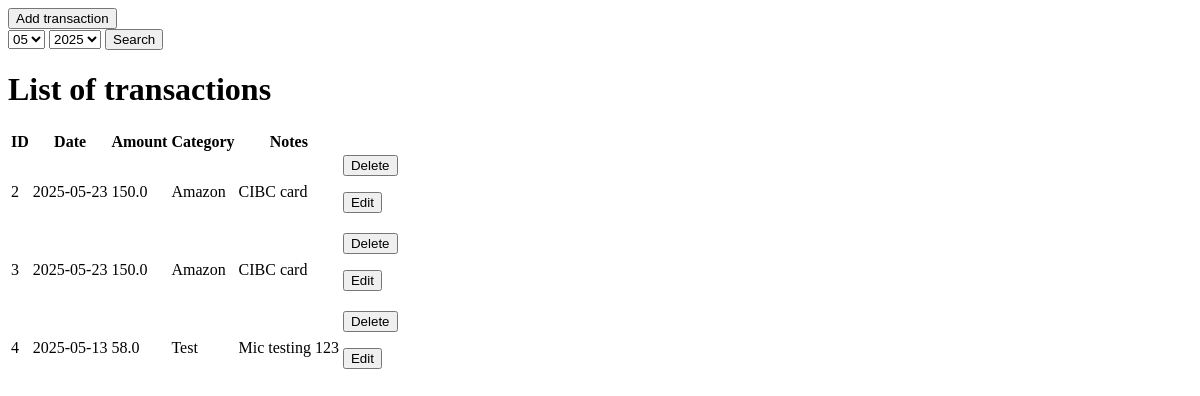
Before: / with the older database file.
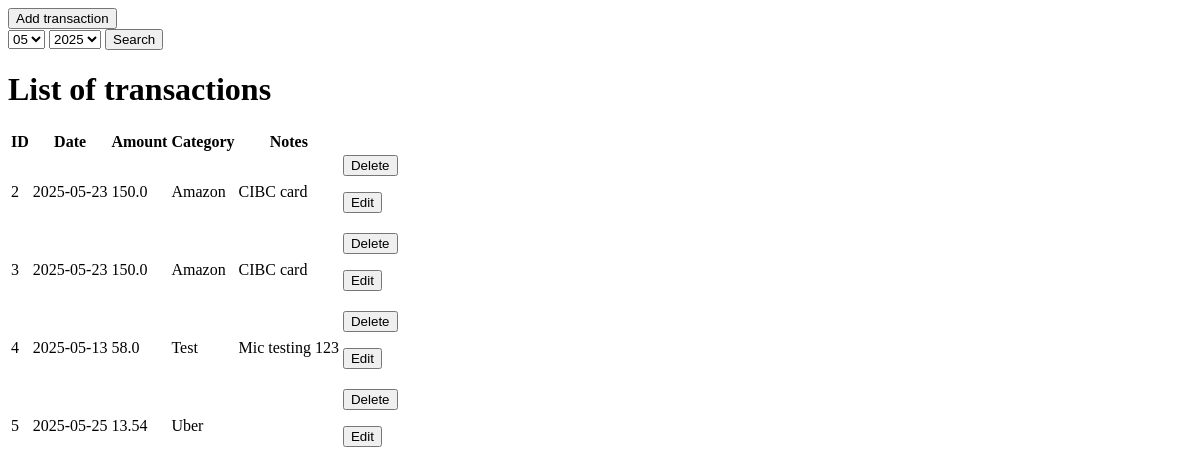
After: the same page with the newer database file.
### tables this page shows
CREATE TABLE expenses(
	id INTEGER PRIMARY KEY AUTOINCREMENT,
	date TEXT NOT NULL,
	amount REAL NOT NULL,
	category TEXT NOT NULL,
	notes TEXT);

### app.py (the view)
@app.route("/")
def home():
	conn = sq.connect("expenses.db")
	cursor=conn.cursor()
	cursor.execute("""SELECT DISTINCT strftime('%m', date), strftime('%Y', date) FROM expenses""")
	month_year=cursor.fetchall()
	selected_month=request.args.get("month")
	selected_year=request.args.get("year")
	if selected_month and selected_month:
		cursor.execute("""SELECT*FROM expenses WHERE strftime('%m', date) = ? AND strftime('%Y', date) = ?""", (selected_month,selected_year))
	else:
		cursor.execute("""SELECT*FROM expenses""")
	expenses=cursor.fetchall()
	conn.close()
	return render_template("home.html", month=[item[0] for item in month_year], year= [item[1] for item in month_year], expenses=expenses)

### templates/home.html (shortened to what this page needs)
<html>
	<head>
	</head>
	<body>
		<a href= "/accounts-expenses">
			<button type="button">Add transaction</button>
		</a>
		<form method="GET" action="/">
			<select name="month" id="month">
				{% for item in month %}
				<option value="{{item}}" {% if item == request.args.get('month') %}selected{% endif %}>{{item}}</option>
				{% endfor %}
			</select>
			<select name="year" id="year">
				{% for item in year %}
				<option value="{{item}}" {% if item == request.args.get('year') %}selected{% endif %}>{{item}}</option>
				{% endfor %}
			</select>
			<button type="submit">Search</button>
		</form>
		<h1>List of transactions</h1>
		<table>
			<tr>
				<th>ID</th>
				<th>Date</th>
				<th>Amount</th>
				<th>Category</th>
				<th>Notes</th>
			</tr>
			{% for items in expenses %}
			<tr>
				<td>{{items[0]}}</td>
				<td>{{items[1]}}</td>
				<td>{{items[2]}}</td>
				<td>{{items[3]}}</td>
				<td>{{items[4]}}</td>
				<td>
					<form action="/delete/{{items[0]}}", method="POST">
						<button type="submit">Delete</button>
					</form>
					<form action="/edit/{{items[0]}}",method="POST">
						<button type="submit">Edit</button>
					</form>
				</td>
			</tr>
			{% endfor %}
		</table>
	</body>
</html>

Changed rows visible on the page:
added expenses: id "5", date "2025-05-25", amount "13.54", category "Uber"
